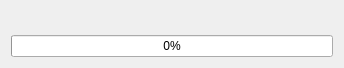
<ui version="4.0" >
 <class>ProgressDialog</class>
 <widget class="QDialog" name="ProgressDialog" >
  <property name="geometry" >
   <rect>
    <x>0</x>
    <y>0</y>
    <width>344</width>
    <height>68</height>
   </rect>
  </property>
  <property name="windowTitle" >
   <string>Operation in progress...</string>
  </property>
  <layout class="QVBoxLayout" >
   <item>
    <widget class="QLabel" name="label" >
     <property name="text" >
      <string/>
     </property>
    </widget>
   </item>
   <item>
    <widget class="QProgressBar" name="progressBar" >
     <property name="value" >
      <number>0</number>
     </property>
    </widget>
   </item>
  </layout>
 </widget>
 <resources/>
 <connections/>
</ui>
